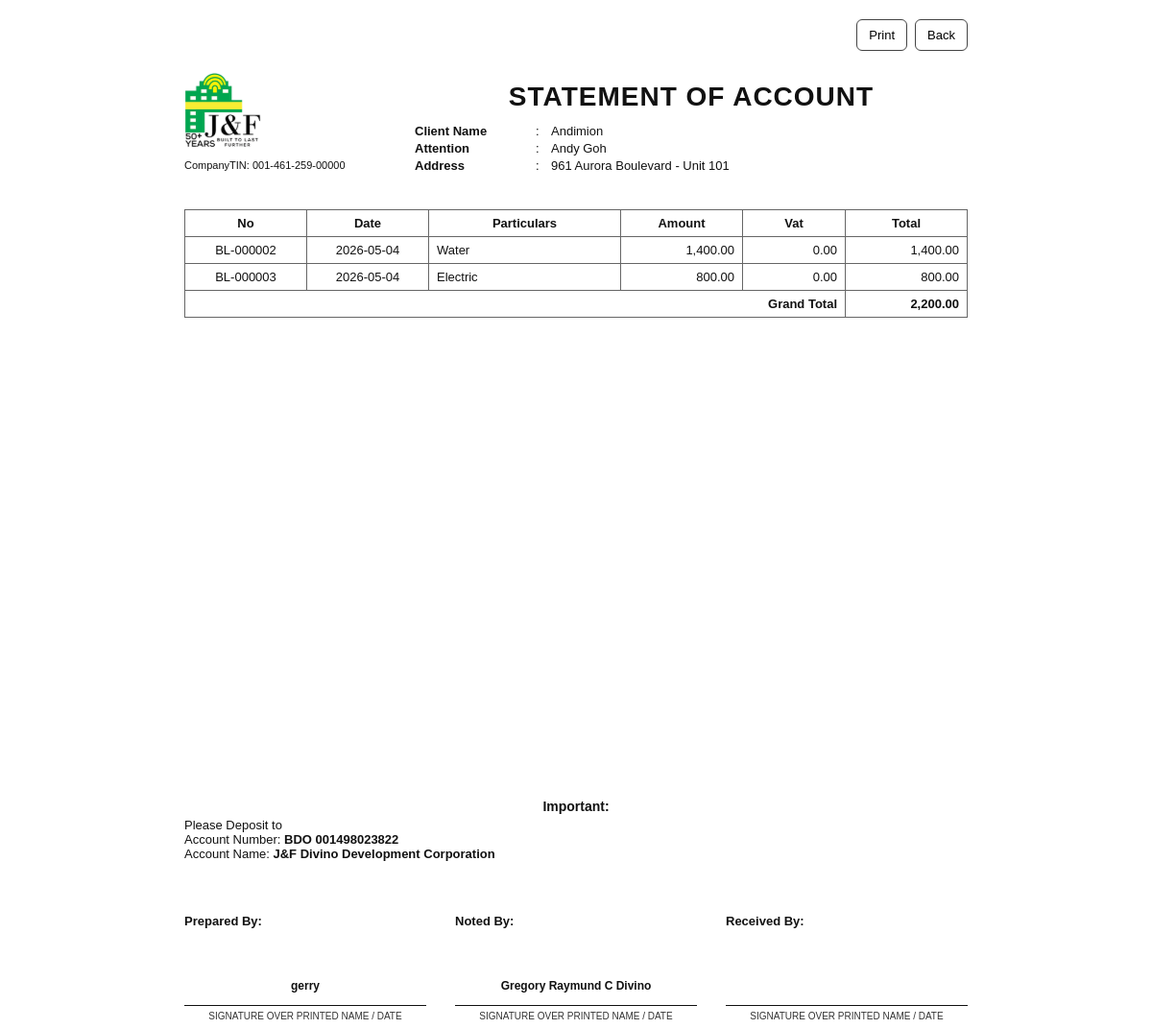
Screenshot of /soa/2/ (signed in) with the database file from the repository.
### billingApp/models.py (models this page shows, shortened)
class Tenant(models.Model):
    companyName = models.CharField(max_length=100, null=True, blank=True)
    contactPerson = models.CharField(max_length=100)
    phoneNumber = models.CharField(max_length=12)
    email = models.CharField(max_length=50)
    carryover_balance = models.DecimalField(max_digits=12, decimal_places=2, default=Decimal('0.00'))
    modified_by = models.ForeignKey("Account", on_delete=models.SET_NULL, null=True, blank=True, related_name="+")
    modified_at = models.DateTimeField(auto_now=True, null=True, blank=True)
    objects = models.Manager

class Building(models.Model):
    buildingName = models.CharField(max_length=26, unique=True)
    signageCapacity = models.IntegerField(default=0)
    parkingCapacity = models.IntegerField(default=0)
    buildingAddress = models.CharField(max_length=50)
    modified_by = models.ForeignKey("Account", on_delete=models.SET_NULL, null=True, blank=True, related_name="+")
    modified_at = models.DateTimeField(auto_now=True, null=True, blank=True)
    objects = models.Manager

class BillingRecord(models.Model):
    tenant = models.ForeignKey(Tenant, on_delete=models.CASCADE)
    lease = models.ForeignKey(Lease, on_delete=models.CASCADE)
    modified_by = models.ForeignKey("Account", on_delete=models.SET_NULL, null=True, blank=True, related_name="+")
    modified_at = models.DateTimeField(auto_now=True, null=True, blank=True)
    dateIssued = models.DateField()
    dateDue = models.DateField(null=True, blank=True)
    RENT = 'RENT'
    ELECTRICITY = 'ELECTRICITY'
    WATER = 'WATER'
    BILLING_CHOICES = [
        (RENT, 'Rent'),
        (ELECTRICITY, 'Electricity'),
        (WATER, 'Water'),
    ]
    billingFor = models.CharField(max_length=20, choices=BILLING_CHOICES)
    amountDue = models.DecimalField(max_digits=12, decimal_places=2)
    penaltyFee = models.DecimalField(max_digits=12, decimal_places=2, null=True, blank=True)
    STATUS_UNPAID = "UNPAID"
    STATUS_UNDERPAID = "UNDERPAID"
    STATUS_PAID = "PAID"
    STATUS_OVERPAID = "OVERPAID"
    STATUS_OVERDUE = "OVERDUE"
    STATUS_CHOICES = [
        (STATUS_UNPAID, "Unpaid"),
        (STATUS_UNDERPAID, "Underpaid"),
        (STATUS_PAID, "Paid"),
        (STATUS_OVERPAID, "Overpaid"),
        (STATUS_OVERDUE, "Overdue"),
    ]
    status = models.CharField(
        max_length=10,
        choices=STATUS_CHOICES,
        default=STATUS_UNPAID
    )
    balance = models.DecimalField(
        max_digits=12,
        decimal_places=2,
        null=True,
        blank=True
    )
    carryoverAdjustment = models.DecimalField(
        max_digits=12,
        decimal_places=2,
        default=Decimal("0.00")
    )

class Account(models.Model):
    firstName = models.CharField(max_length=30)
    lastName = models.CharField(max_length=30)
    username = models.CharField(max_length=20)
    password = models.CharField(max_length=20)
    objects = models.Manager()

### billingApp/views.py (the view, shortened to what this page needs)
# urls.py: path('soa/<int:pk>/', views.soa, name='soa'),
@login_required
def soa(request, pk):
    tenant = get_object_or_404(Tenant, pk=pk)
    active_leases = list(
        Lease.objects
        .filter(tenantName=tenant, pastLease=False)
        .select_related("buildingName", "unitID")
        .order_by("-contractStart", "-id")
    )
    lease = active_leases[0] if active_leases else None
    if not lease:
        messages.error(request, "This tenant does not have an active lease. Unable to generate SOA.")
        return redirect("view_bills", pk=tenant.pk)
    bills_qs = BillingRecord.objects.filter(
        tenant=tenant,
        status=BillingRecord.STATUS_UNPAID,
    ).order_by("dateIssued", "id")
    ids = request.GET.get("ids")
    if ids:
        id_list = [int(x.strip()) for x in ids.split(",") if x.strip().isdigit()]
        bills_qs = bills_qs.filter(id__in=id_list)
    lines = []
    grand_total = Decimal("0.00")
    for b in bills_qs:
        amount = (b.balance or Decimal("0.00")).quantize(Decimal("0.01"))
        penalty_amount = money(b.penaltyFee)
        principal_amount = money(amount - penalty_amount)
        if principal_amount < Decimal("0.00"):
            principal_amount = Decimal("0.00")
        bill_no = f"BL-{b.id:06d}"
        if b.billingFor == BillingRecord.RENT:
            rent_amount = sum(
                (lease_item.rentAmount or Decimal("0.00"))
                for lease_item in active_leases
            ).quantize(Decimal("0.01"))
            parking_fees = sum(
                (lease_item.parkingFees or Decimal("0.00"))
                for lease_item in active_leases
            ).quantize(Decimal("0.01"))
            signage_fees = sum(
                (lease_item.signageFees or Decimal("0.00"))
                for lease_item in active_leases
            ).quantize(Decimal("0.01"))
            vat_amount = (rent_amount * Decimal("0.12")).quantize(Decimal("0.01"), rounding=ROUND_HALF_UP)
            base_rent = (rent_amount - vat_amount).quantize(Decimal("0.01"), rounding=ROUND_HALF_UP)
            original_total = base_rent + vat_amount + parking_fees + signage_fees
            if original_total > Decimal("0.00"):
                scale = principal_amount / original_total
            else:
                scale = Decimal("1.00")
            scaled_base_rent = (base_rent * scale).quantize(Decimal("0.01"), rounding=ROUND_HALF_UP)
            scaled_vat = (vat_amount * scale).quantize(Decimal("0.01"), rounding=ROUND_HALF_UP)
            scaled_parking = (parking_fees * scale).quantize(Decimal("0.01"), rounding=ROUND_HALF_UP)
            scaled_signage = (signage_fees * scale).quantize(Decimal("0.01"), rounding=ROUND_HALF_UP)
            rent_total = scaled_base_rent + scaled_vat
            split_total = rent_total + scaled_signage + scaled_parking
            rounding_adjustment = principal_amount - split_total
            if signage_fees == Decimal("0.00") and parking_fees == Decimal("0.00"):
                scaled_base_rent += rounding_adjustment
                rent_total += rounding_adjustment
            lines.append({
                "no": bill_no,
                "date": b.dateIssued,
                "particulars": "Rent",
                "amount": scaled_base_rent,
                "vat": scaled_vat,
                "total": rent_total,
                "amount_display": f"{scaled_base_rent:,.2f}",
                "vat_display": f"{scaled_vat:,.2f}",
                "total_display": f"{rent_total:,.2f}",
            })
            if signage_fees > Decimal("0.00"):
                signage_total = scaled_signage
                if parking_fees == Decimal("0.00"):
                    signage_total += rounding_adjustment
                lines.append({
                    "no": bill_no,
                    "date": b.dateIssued,
                    "particulars": "Signage",
                    "amount": signage_total,
                    "vat": Decimal("0.00"),
                    "total": signage_total,
                    "amount_display": f"{signage_total:,.2f}",
                    "vat_display": "0.00",
                    "total_display": f"{signage_total:,.2f}",
                })
            if parking_fees > Decimal("0.00"):
                parking_total = scaled_parking + rounding_adjustment
                lines.append({
                    "no": bill_no,
                    "date": b.dateIssued,
                    "particulars": "Parking",
                    "amount": parking_total,
                    "vat": Decimal("0.00"),
                    "total": parking_total,
                    "amount_display": f"{parking_total:,.2f}",
                    "vat_display": "0.00",
                    "total_display": f"{parking_total:,.2f}",
                })
            if penalty_amount > Decimal("0.00"):
                lines.append({
                    "no": bill_no,
                    "date": b.dateIssued,
                    "particulars": "Penalty",
                    "amount": penalty_amount,
                    "vat": Decimal("0.00"),
                    "total": penalty_amount,
                    "amount_display": f"{penalty_amount:,.2f}",
                    "vat_display": "0.00",
                    "total_display": f"{penalty_amount:,.2f}",
                })
            grand_total += amount
        else:
            total = principal_amount.quantize(Decimal("0.01"), rounding=ROUND_HALF_UP)
            grand_total += amount
            particulars = ""
            if b.billingFor == BillingRecord.ELECTRICITY:
                particulars = "Electric"
            elif b.billingFor == BillingRecord.WATER:
                particulars = "Water"
            lines.append({
                "no": bill_no,
                "date": b.dateIssued,
                "particulars": particulars,
                "amount": amount,
                "vat": Decimal("0.00"),
                "total": total,
                "amount_display": f"{amount:,.2f}",
                "vat_display": "0.00",
                "total_display": f"{total:,.2f}",
            })
    carryover_balance = money(tenant.carryover_balance)
    company_display = (tenant.companyName or "").strip() or tenant.contactPerson
    current_admin = get_logged_in_account(request)
    prepared_by_name = ""
    if current_admin and current_admin.firstName and current_admin.lastName:
        prepared_by_name = f"{current_admin.firstName} {current_admin.lastName}".strip()
    elif current_admin:
        prepared_by_name = current_admin.username or ""
    context = {
        "tenant": tenant,
        "company_display": company_display,
        "building_address": lease.buildingName.buildingAddress,
        "unit_id": lease.unitID.unitID,
        "lines": lines,
        "grand_total": grand_total.quantize(Decimal("0.01")),
        "grand_total_display": f"{grand_total:,.2f}",
        "deposit_account_number": "BDO 001498023822",
        "deposit_account_name": "J&F Divino Development Corporation",
        "company_tin": "001-461-259-00000",
        "prepared_by_name": prepared_by_name,
    }
    return render(request, "billingApp/soa.html", context)

### billingApp/views.py (called while the page is built, shortened)
def money(value):
    return (value or Decimal("0.00")).quantize(Decimal("0.01"), rounding=ROUND_HALF_UP)

def get_logged_in_account(request):
    if not request.user.is_authenticated:
        return None
    username = (request.user.username or "").strip()
    if not username:
        return None
    account = Account.objects.filter(username=username).first()
    if account:
        return account

### billingApp/templates/billingApp/soa.html (shortened to what this page needs)
{% load static %}
<!doctype html>
<html lang="en">
  <head>
  </head>
  <body>
    <div class="page">
      <div class="actions">
        <button class="btn" onclick="window.print()">Print</button>
        <button class="btn" onclick="window.history.back()">Back</button>
      </div>
      <div class="top">
        <div>
          <div style="width: 170px">
          </div>
          <div style="font-size: 11px; margin-top: 8px">CompanyTIN: {{ company_tin }}</div>
        </div>
        <div>
          <div class="title">STATEMENT OF ACCOUNT</div>
          <div class="client-block">
            <div class="client-row">
              <div class="label">Client Name</div>
              <div>:</div>
              <div>{{ company_display }}</div>
            </div>
            <div class="client-row">
              <div class="label">Attention</div>
              <div>:</div>
              <div>{{ tenant.contactPerson }}</div>
            </div>
            <div class="client-row">
              <div class="label">Address</div>
              <div>:</div>
              <div>{{ building_address }}{% if unit_id %} - Unit {{ unit_id }}{% endif %}</div>
            </div>
          </div>
        </div>
      </div>
      <div class="table-wrap">
        <table>
          <thead>
            <tr>
              <th style="width: 110px">No</th>
              <th style="width: 110px">Date</th>
              <th>Particulars</th>
              <th style="width: 110px">Amount</th>
              <th style="width: 90px">Vat</th>
              <th style="width: 110px">Total</th>
            </tr>
          </thead>
          <tbody>
            {% for l in lines %}
            <tr>
              <td class="center">{{ l.no }}</td>
              <td class="center">{% if l.date %}{{ l.date|date:"Y-m-d" }}{% endif %}</td>
              <td>{{ l.particulars }}</td>
              <td class="right">{{ l.amount_display }}</td>
              <td class="right">{{ l.vat_display }}</td>
              <td class="right">{{ l.total_display }}</td>
            </tr>
            {% endfor %}
            <tr class="grand-row">
              <td colspan="5" class="grand-label">Grand Total</td>
              <td class="right">{{ grand_total_display }}</td>
            </tr>
          </tbody>
        </table>
      </div>
      <div class="bottom">
        <div>
          <div class="important">Important:</div>
          <div class="deposit">
            <div>Please Deposit to</div>
            <div>
              Account Number:
              <strong>{{ deposit_account_number }}</strong>
            </div>
            <div>
              Account Name:
              <strong>{{ deposit_account_name }}</strong>
            </div>
          </div>
        </div>
        <div class="signatures">
          <div>
            <div class="sig-title">Prepared By:</div>
            <div class="sig-name">{{ prepared_by_name }}</div>
            <div class="sig-line"></div>
            <div class="sig-sub">SIGNATURE OVER PRINTED NAME / DATE</div>
          </div>
          <div>
            <div class="sig-title">Noted By:</div>
            <div class="sig-name">Gregory Raymund C Divino</div>
            <div class="sig-line"></div>
            <div class="sig-sub">SIGNATURE OVER PRINTED NAME / DATE</div>
          </div>
          <div>
            <div class="sig-title">Received By:</div>
            <div class="sig-name">&nbsp;</div>
            <div class="sig-line"></div>
            <div class="sig-sub">SIGNATURE OVER PRINTED NAME / DATE</div>
          </div>
        </div>
      </div>
    </div>
  </body>
</html>

### billingApp/templates/billingApp/soa.html (style rules this page uses)
body { font-family: Arial, Helvetica, sans-serif; color: #111; }
.page { width: 8.5in; min-height: 11in; margin: 0 auto; display: flex; flex-direction: column; }
.top { display: grid; grid-template-columns: 220px 1fr; align-items: start; column-gap: 20px; margin-top: 10px; }
.title { text-align: center; font-weight: 800; font-size: 28px; letter-spacing: 1px; margin-top: 10px; }
.client-block { margin-top: 12px; font-size: 13px; }
.client-row { display: grid; grid-template-columns: 120px 10px 1fr; gap: 6px; margin: 3px 0; }
.client-row .label { font-weight: 700; }
.table-wrap { margin-top: 35px; }
table { width: 100%; border-collapse: collapse; font-size: 13px; }
th, td { border: 1px solid #666; padding: 6px 8px; }
th { font-weight: 800; text-align: center; }
td { vertical-align: top; }
.right { text-align: right; }
.center { text-align: center; }
.grand-row td { font-weight: 800; }
.grand-label { text-align: right; }
.bottom { margin-top: auto; display: grid; grid-template-columns: 1fr; row-gap: 35px; }
.important { text-align: center; font-weight: 700; font-size: 14px; margin-bottom: 4px; }
.deposit { font-size: 13px; width: 55%; }
.deposit strong { font-weight: 800; }
.signatures { display: grid; grid-template-columns: 1fr 1fr 1fr; gap: 30px; margin-top: 20px; font-size: 13px; }
.sig-title { font-weight: 700; margin-bottom: 40px; }
.sig-name { font-size: 12px; text-align: center; min-height: 40px; display: flex; align-items: center; justify-content: center; font-weight: 600; }
.sig-line { border-top: 1px solid #111; height: 1px; margin-bottom: 4px; }
.sig-sub { font-size: 10px; color: #333; text-align: center; margin-top: 2px; }
.actions { margin: 12px 0; display: flex; gap: 8px; justify-content: flex-end; }
.btn { border: 1px solid #444; background: #fff; padding: 8px 12px; border-radius: 6px; cursor: pointer; font-size: 13px; }

### rows the page displays
Tenant: companyName "Andimion", contactPerson "Andy Goh"
Building: buildingAddress "961 Aurora Boulevard"
BillingRecord: no "BL-000002", date "2026-05-04", particulars "Water", amount_display "1,400.00", vat_display "0.00", total_display "1,400.00"
BillingRecord: no "BL-000003", date "2026-05-04", particulars "Electric", amount_display "800.00", vat_display "0.00", total_display "800.00"
Account: username "gerry"

### other values shown
{{ company_tin }} "001-461-259-00000"
{{ unit_id }} "101"
{{ grand_total_display }} "2,200.00"
{{ deposit_account_number }} "BDO 001498023822"
{{ deposit_account_name }} "J&F Divino Development Corporation"
